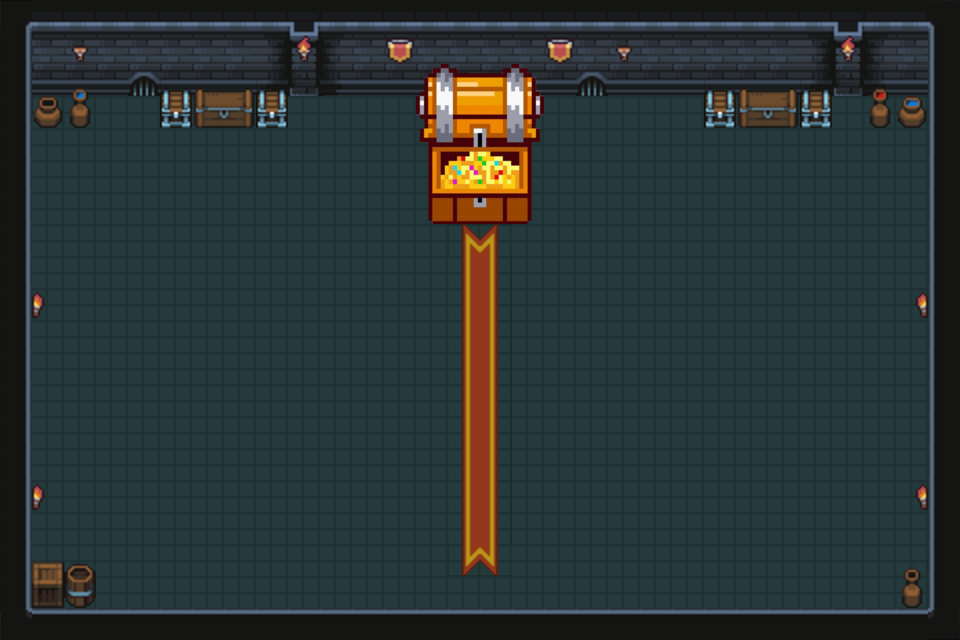

This game map was drawn from its Tiled (.tmx) file and the tilesets committed beside it. A one-line description and the full map source follow:
An orthogonal 30x20 tile map with 32x32 px tiles, 2 tile layers (Sol, Décor), 6 tilesets and 14 objects (13x Mur).

<map version="1.10" tiledversion="1.11.0" orientation="orthogonal" renderorder="right-down" width="30" height="20" tilewidth="32" tileheight="32" infinite="0" nextlayerid="7" nextobjectid="40">
 <tileset firstgid="1" source="Donjon.tsx" />
 <tileset firstgid="626" source="coin_tapis_bas.tsx" />
 <tileset firstgid="627" source="coin_tapis.tsx" />
 <tileset firstgid="628" source="Props.tsx" />
 <tileset firstgid="1253" source="Dungeon_Tileset.tsx" />
 <tileset firstgid="1353" source="coffre2.tsx" />
 <layer id="1" name="Sol" width="30" height="20">
  <data encoding="csv">
104,2,2,2,102,2,2,2,3,4,2147483651,2,2,2,2,2,2,2,2,2,2,2,2,2,2,3,4,2147483651,2,105,
129,27,27,27,127,27,27,27,28,29,2147483676,27,27,27,27,27,27,27,127,27,27,27,27,27,27,28,29,2147483676,27,130,
129,52,52,52,152,52,52,52,53,54,2147483701,52,52,52,52,52,52,52,152,52,52,52,52,52,52,53,54,2147483701,52,130,
129,31,31,31,31,31,31,31,31,31,31,31,31,31,31,31,31,31,31,31,31,31,31,31,31,31,31,31,31,130,
129,31,31,31,31,31,31,31,31,31,31,31,31,31,31,31,31,31,31,31,31,31,31,31,31,31,31,31,31,130,
129,31,31,31,31,31,31,31,31,31,31,31,31,31,31,31,31,31,31,31,31,31,31,31,31,31,31,31,31,130,
129,31,31,31,31,31,31,31,31,31,31,31,31,31,31,31,31,31,31,31,31,31,31,31,31,31,31,31,31,130,
129,31,31,31,31,31,31,31,31,31,31,31,31,31,31,31,31,31,31,31,31,31,31,31,31,31,31,31,31,130,
129,31,31,31,31,31,31,31,31,31,31,31,31,31,31,31,31,31,31,31,31,31,31,31,31,31,31,31,31,130,
129,31,31,31,31,31,31,31,31,31,31,31,31,31,31,31,31,31,31,31,31,31,31,31,31,31,31,31,31,130,
129,31,31,31,31,31,31,31,31,31,31,31,31,31,31,31,31,31,31,31,31,31,31,31,31,31,31,31,31,130,
129,31,31,31,31,31,31,31,31,31,31,31,31,31,31,31,31,31,31,31,31,31,31,31,31,31,31,31,31,130,
129,31,31,31,31,31,31,31,31,31,31,31,31,31,31,31,31,31,31,31,31,31,31,31,31,31,31,31,31,130,
129,31,31,31,31,31,31,31,31,31,31,31,31,31,31,31,31,31,31,31,31,31,31,31,31,31,31,31,31,130,
129,31,31,31,31,31,31,31,31,31,31,31,31,31,31,31,31,31,31,31,31,31,31,31,31,31,31,31,31,130,
129,31,31,31,31,31,31,31,31,31,31,31,31,31,31,31,31,31,31,31,31,31,31,31,31,31,31,31,31,130,
129,31,31,31,31,31,31,31,31,31,31,31,31,31,31,31,31,31,31,31,31,31,31,31,31,31,31,31,31,130,
129,31,31,31,31,31,31,31,31,31,31,31,31,31,31,31,31,31,31,31,31,31,31,31,31,31,31,31,31,130,
129,31,31,31,31,31,31,31,31,31,31,31,31,31,31,31,31,31,31,31,31,31,31,31,31,31,31,31,31,130,
154,2684354690,2684354690,2684354690,2684354690,2684354690,2684354690,2684354690,2684354690,2684354690,2684354690,2684354690,2684354690,2684354690,2684354690,2684354690,2684354690,2684354690,2684354690,2684354690,2684354690,2684354690,2684354690,2684354690,2684354690,2684354690,2684354690,2684354690,2684354690,155
</data>
 </layer>
 <layer id="5" name="Décor" width="30" height="20">
  <data encoding="csv">
0,0,0,0,0,0,0,0,0,0,0,0,0,0,0,0,0,0,0,0,0,0,0,0,0,0,0,0,0,0,
0,0,1345,0,0,0,0,0,0,1343,0,0,1327,0,0,0,0,1327,0,1345,0,0,0,0,0,0,1343,0,0,0,
0,0,987,0,0,932,934,935,932,0,0,0,0,1353,1354,1355,1356,0,0,0,0,0,932,934,935,932,0,985,986,0,
0,655,1012,0,0,957,959,960,957,0,0,0,0,1357,1358,1359,1360,0,0,0,0,0,957,959,960,957,0,1010,1011,0,
0,0,0,0,0,0,0,0,0,0,0,0,0,1361,1362,1363,1364,0,0,0,0,0,0,0,0,0,0,0,0,0,
0,0,0,0,0,0,0,0,0,0,0,0,0,1365,1366,1367,1368,0,0,0,0,0,0,0,0,0,0,0,0,0,
0,0,0,0,0,0,0,0,0,0,0,0,0,1369,1370,1371,1372,0,0,0,0,0,0,0,0,0,0,0,0,0,
0,0,0,0,0,0,0,0,0,0,0,0,0,0,1073742155,1073742156,0,0,0,0,0,0,0,0,0,0,0,0,0,0,
0,0,0,0,0,0,0,0,0,0,0,0,0,0,306,307,0,0,0,0,0,0,0,0,0,0,0,0,0,0,
0,1344,0,0,0,0,0,0,0,0,0,0,0,0,306,307,0,0,0,0,0,0,0,0,0,0,0,0,2147484992,0,
0,0,0,0,0,0,0,0,0,0,0,0,0,0,306,307,0,0,0,0,0,0,0,0,0,0,0,0,0,0,
0,0,0,0,0,0,0,0,0,0,0,0,0,0,306,307,0,0,0,0,0,0,0,0,0,0,0,0,0,0,
0,0,0,0,0,0,0,0,0,0,0,0,0,0,306,307,0,0,0,0,0,0,0,0,0,0,0,0,0,0,
0,0,0,0,0,0,0,0,0,0,0,0,0,0,306,307,0,0,0,0,0,0,0,0,0,0,0,0,0,0,
0,0,0,0,0,0,0,0,0,0,0,0,0,0,306,307,0,0,0,0,0,0,0,0,0,0,0,0,0,0,
0,1344,0,0,0,0,0,0,0,0,0,0,0,0,306,307,0,0,0,0,0,0,0,0,0,0,0,0,2147484992,0,
0,0,0,0,0,0,0,0,0,0,0,0,0,0,306,307,0,0,0,0,0,0,0,0,0,0,0,0,0,0,
0,628,629,0,0,0,0,0,0,0,0,0,0,0,331,332,0,0,0,0,0,0,0,0,0,0,0,0,631,0,
0,653,654,0,0,0,0,0,0,0,0,0,0,0,0,0,0,0,0,0,0,0,0,0,0,0,0,0,656,0,
0,0,0,0,0,0,0,0,0,0,0,0,0,0,0,0,0,0,0,0,0,0,0,0,0,0,0,0,0,0
</data>
 </layer>
 <objectgroup id="4" name="Collisions">
  <object id="4" type="Mur" x="0" y="1.33333" width="30.6667" height="638.667" />
  <object id="13" type="Mur" x="930" y="-0.666667" width="30.6667" height="638.667" />
  <object id="14" type="Mur" x="32" y="2.66667" width="898.667" height="80" />
  <object id="20" type="Mur" x="288" y="84" width="30.6667" height="16" />
  <object id="22" type="Mur" x="833.333" y="85.3334" width="28" height="16" />
  <object id="25" type="Mur" x="32" y="608.334" width="894.667" height="30.3333" />
  <object id="30" type="Mur" x="33.2905" y="84.837" width="61.2115" height="33.2905" />
  <object id="31" type="Mur" x="163.231" y="85.9108" width="122.423" height="31.1427" />
  <object id="33" type="Mur" x="707.691" y="85.9108" width="122.423" height="33.2905" />
  <object id="34" type="Mur" x="865.552" y="88.9847" width="63.3592" height="31.1427" />
  <object id="35" type="Mur" x="34.3643" y="564.864" width="60.1376" height="41.8815" />
  <object id="36" type="Mur" x="898.842" y="569.159" width="26.8471" height="37.586" />
  <object id="38" type="Mur" x="416" y="82.6667" width="129.333" height="125.333" />
  <object id="39" x="-93.3333" y="-88" />
 </objectgroup>
</map>
